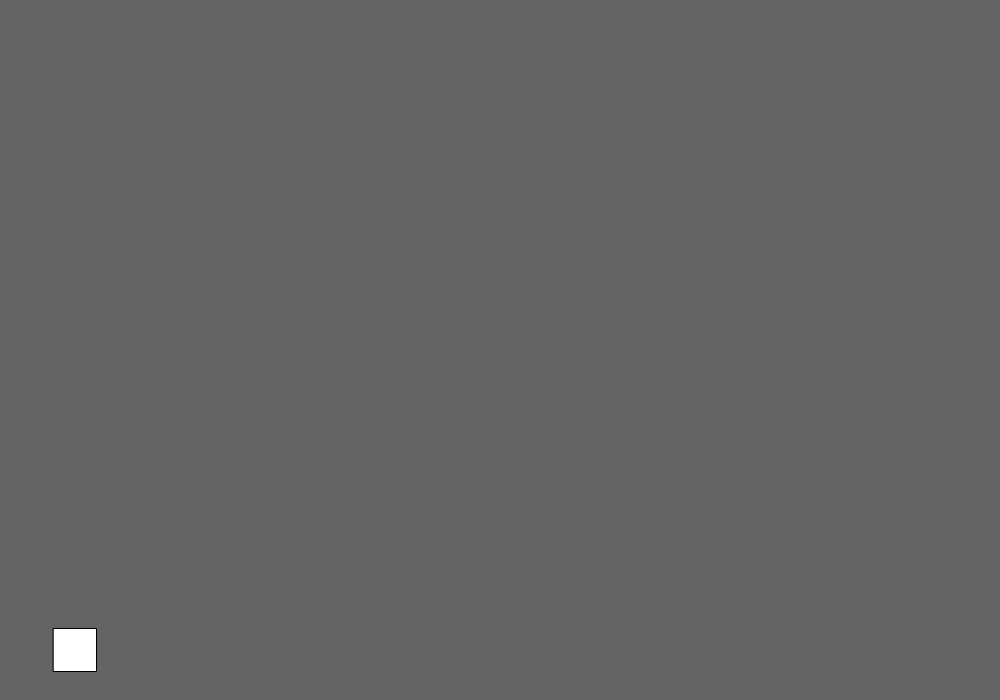
Frame 1 (no input)
Frame 60 (no input): identical to frame 1, image omitted
Frame 120 (the mouse pressed at the canvas centre since frame 60): identical to frame 1, image omitted

The p5.js sketch that drew this single still picture (run headless with seeded random() and noise() and a simulated clock; from frame 60 on, the mouse is pressed at the canvas centre):

// p5.js sketch
// ── sketch.js
var player;

function setup(){
    var canvas = createCanvas(1000,700);
    player = new Player(75, height-50);
}

function draw(){
    background(100);
    player.move();
    player.update();
    player.show();
}
// ── player.js
function Player(x,y){
    //this.x = x;
    //this.y = y;
    this.pos = createVector(x,y);
    this.vel = createVector(0,0);
    this.acc = createVector(0.0);
    this.jump = createVector(0,0);
    this.w = 43;
    this.h = 43;
    this.v = 2;
    this.m = 50;
    controlSalto = true;

    this.show = function(){        
        rectMode(CENTER);
        fill(255)
        rect(this.pos.x,this.pos.y,this.w,this.h)
    }

    this.applyForce = function(force){
        this.acc.add(force);
    }

    this.update = function(){
        this.vel.add(this.acc);
        this.pos.add(this.vel);
        this.acc.set(0,0)
    }

    this.move = function(){
                
        if(keyIsDown(LEFT_ARROW)){
            this.pos.x -= this.v;
            
        }
        if(keyIsDown(RIGHT_ARROW)){
            this.pos.x += this.v;
            
        }
        if(keyIsDown(UP_ARROW)){
            controlSalto = false;
            this.jump.y -= 0.2;
            this.applyForce(this.jump);
            keyCode = null;                
        }

        if(this.pos.y <= 450){
            this.jump.y = 3;
            this.applyForce(this.jump); 
        }
        else if(this.pos.y > 650){
            this.pos.set(this.pos.x,650);
            this.vel.set(0,0);
            this.jump.y = 0;
            controlSalto = true;
        }

        console.log(this.pos)
        

    }
/*
    this.applyForce = function(force){
        var f = force.copy();
        f.div(this.m);
        this.acc.add
    }*/

}
// ── style.css
body {
    margin: 0;
    display: flex;
    justify-content: center;
    align-items: center;
}
canvas {
    margin: 30px;
}
